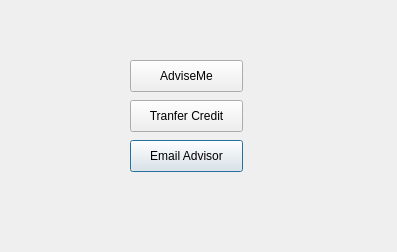
<?xml version="1.0" encoding="UTF-8"?>
<ui version="4.0">
 <class>Dialog</class>
 <widget class="QDialog" name="Dialog">
  <property name="geometry">
   <rect>
    <x>0</x>
    <y>0</y>
    <width>397</width>
    <height>252</height>
   </rect>
  </property>
  <property name="windowTitle">
   <string>Dialog</string>
  </property>
  <widget class="QPushButton" name="pushButton">
   <property name="geometry">
    <rect>
     <x>130</x>
     <y>140</y>
     <width>113</width>
     <height>32</height>
    </rect>
   </property>
   <property name="text">
    <string>Email Advisor</string>
   </property>
  </widget>
  <widget class="QPushButton" name="pushButton_2">
   <property name="geometry">
    <rect>
     <x>130</x>
     <y>100</y>
     <width>113</width>
     <height>32</height>
    </rect>
   </property>
   <property name="text">
    <string>Tranfer Credit</string>
   </property>
  </widget>
  <widget class="QPushButton" name="pushButton_3">
   <property name="geometry">
    <rect>
     <x>130</x>
     <y>60</y>
     <width>113</width>
     <height>32</height>
    </rect>
   </property>
   <property name="text">
    <string>AdviseMe</string>
   </property>
  </widget>
 </widget>
 <layoutdefault spacing="6" margin="11"/>
 <resources/>
 <connections/>
</ui>
